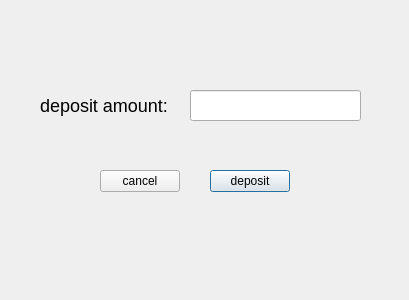
<?xml version="1.0" encoding="UTF-8"?>
<ui version="4.0">
 <class>Deposit</class>
 <widget class="QDialog" name="Deposit">
  <property name="geometry">
   <rect>
    <x>0</x>
    <y>0</y>
    <width>409</width>
    <height>300</height>
   </rect>
  </property>
  <property name="windowTitle">
   <string>Dialog</string>
  </property>
  <property name="styleSheet">
   <string notr="true">color: rgb(0, 0, 0)</string>
  </property>
  <widget class="QLabel" name="depoAmountLabel">
   <property name="geometry">
    <rect>
     <x>40</x>
     <y>80</y>
     <width>151</width>
     <height>51</height>
    </rect>
   </property>
   <property name="styleSheet">
    <string notr="true">QLabel#depoAmountLabel {
	font-size: 18px
}</string>
   </property>
   <property name="text">
    <string>deposit amount: </string>
   </property>
  </widget>
  <widget class="QLineEdit" name="depositValueText">
   <property name="geometry">
    <rect>
     <x>190</x>
     <y>90</y>
     <width>171</width>
     <height>31</height>
    </rect>
   </property>
  </widget>
  <widget class="QPushButton" name="depositButton">
   <property name="geometry">
    <rect>
     <x>210</x>
     <y>170</y>
     <width>80</width>
     <height>22</height>
    </rect>
   </property>
   <property name="text">
    <string>deposit</string>
   </property>
  </widget>
  <widget class="QPushButton" name="cancelButton">
   <property name="geometry">
    <rect>
     <x>100</x>
     <y>170</y>
     <width>80</width>
     <height>22</height>
    </rect>
   </property>
   <property name="text">
    <string>cancel</string>
   </property>
  </widget>
 </widget>
 <resources/>
 <connections/>
</ui>
